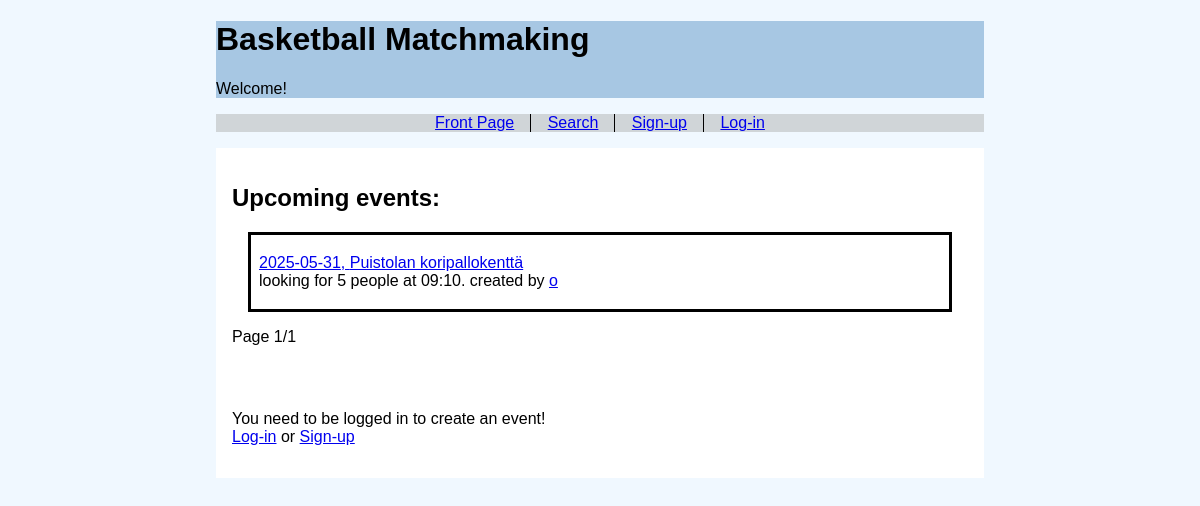
The page / on the database its author committed.
### tables this page shows
CREATE TABLE events (
    id INTEGER PRIMARY KEY,
    size INTEGER,
    time TEXT,
    date TEXT,
    user_id INTEGER REFRENCES users,
    location_id INTEGER REFRENCES locations
);

### app.py (the view)
@app.route("/")
@app.route("/<int:page>")
def index(page = 1):
    page_size = 5
    event_count = events.upcoming_event_count(date.today())
    page_count = max(math.ceil(event_count/page_size), 1)
    if page < 1:
        return redirect("/1")
    if page > page_count:
        return redirect(f"/{page_count}")
    allEvents = events.get_events(date.today(), page, page_size)
    locations = courts.get_courts()
    return render_template("index.html", page = page, page_count = page_count , allEvents = allEvents, locations = locations)

### courts.py (called while the page is built)
def get_courts():
    sql = """SELECT id, name, address
            FROM locations"""
    return db.query(sql)

### db.py (called while the page is built)
def get_connection():
    con = sqlite3.connect("database.db")
    con.execute("PRAGMA foreign_keys = ON")
    con.row_factory = sqlite3.Row
    return con

def query(sql, params=[]):
    con = get_connection()
    result = con.execute(sql, params).fetchall()
    con.close()
    return result

### events.py (called while the page is built)
def get_events(date, page, page_size):
    sql = """SELECT e.id, l.name, e.size, e.time, e.date, u.username, e.user_id
            FROM events e, locations l, users u
             WHERE e.location_id = l.id
            AND e.user_id = u.id
             AND e.date >= ?
            GROUP BY e.id
             ORDER BY e.date, e.time
            LIMIT ? OFFSET ?"""
    limit = page_size
    offset = page_size * (page-1)
    return db.query(sql, [date, limit, offset])

def upcoming_event_count(date):
    sql = """SELECT COUNT(*)
            FROM events
             WHERE date >= ?"""
    return db.query(sql, [date])[0][0]

### templates/index.html (shortened to what this page needs)
<!DOCTYPE html>
<html>
<head>
  <link rel="stylesheet" href="/static/style.css">
</head>
<body>
  <div class="header">
    <h1>Basketball Matchmaking</h1>
    <p>
      Welcome!
      <br />
    </p>
  </div>
  <div class="nav">
    <nav>
      <ul>
        <li><a href="/">Front Page</a></li>
        <li><a href="/search">Search</a></li>
      {% if session.user_id %}
        <li><a href="/logout">Sign-out</a></li>
      {% else %}
        <li><a href="/signup">Sign-up</a></li>
        <li><a href="/login">Log-in</a></li>
      {% endif %}
      </ul>
    </nav>
  </div>
  <div class="content">
    <h2>Upcoming events:</h2>
  {% for event in allEvents %}
  <div class="events">
    <p>
      <a href="/event/{{ event.id }}">  {{ event.date }}, {{ event.name }} </a>
      <br />
      looking for {{ event.size }} people at {{ event.time }}. created by <a href="/user/{{ event.user_id }}">{{ event.username }}</a>
    </p>
  </div>
  {% endfor %}
  <p>
    Page {{ page }}/{{ page_count }}
  </p>
  </div>
  <div class="content">
  {% if session.user_id %}
    <h2>Create New Event</h2>
    <form action="/new_event" method="post">
      <p>
        Location: <br />
        <select name="location_id" id="location_id">
          <option value=""></option>
          {% for location in locations %}
          <option value="{{ location.id }}">{{ location.name }}</option>
          {% endfor %}
        </select>
      </p>
      <p>
        Team size: <br />
        <select name = "team_size" id = "team_size">
          <option value=""></option>
          {% for i in range(1,11) %}
          <option value="{{ i }}">{{ i }}</option>
          {% endfor %}
        </select>
      </p>
      <p>
        date: <br />
        <input type = "date" name = "date" />
      </p>
      <p>
        time: <br />
        <input type = "time" name = "time" />
      </p>
      <br />
      <input type="hidden" name="csrf_token" value="{{ session.csrf_token }}" />
      <input type="submit" value="Create Event" />
    </form>
  {% else %}
  <p>
    You need to be logged in to create an event!<br />
    <a href="/login">Log-in</a> or
    <a href="/signup">Sign-up</a>
  </p>
  {% endif %}
  </div>
</body>
</html>

### static/style.css (style rules this page uses)
body { margin: auto; max-width: 48em; font-family: sans-serif; background-color: aliceblue; }
nav { text-align: center; }
nav > ul { padding: 0; margin: 0; }
nav > ul > li { display: inline-block; padding: 0 1em; margin: 0; }
nav > ul > li:not(:last-of-type) { border-right: 1px solid black; }
nav > ul > li:not(:first-of-type) { margin-left: -0.25em; }
.header { background-color: #a7c7e3; }
.nav { background-color: #a7a7a771; margin-top: 1em; margin-bottom: 1em; }
.content { background-color: #fff; padding: 1em; }
.events { border: 0.2em solid black; margin: 1em; padding: 0.2em 0.5em; }

### rows shown on the page
events: date "2025-05-31", name "Puistolan koripallokenttä", size "5", time "09:10", username "o"

### other values the page prints
{{ page }} "1"
{{ page_count }} "1"
